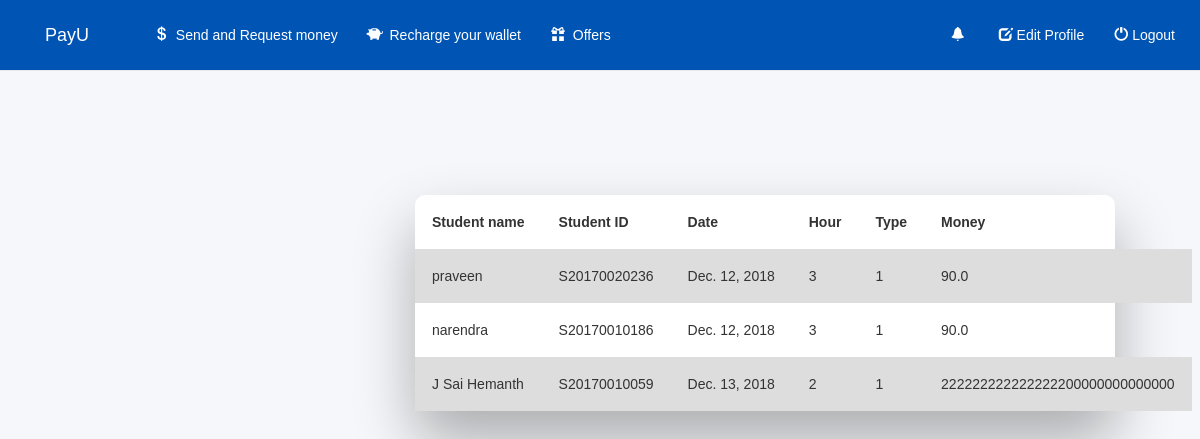
Screenshot of /cycleshare/all/ with the database file from the repository.
### cycleshare/models.py (models this page shows, shortened)
class Cycle(models.Model):
    toprofile = models.ForeignKey(Profile, on_delete = models.CASCADE, default="")
    fullname = models.CharField(max_length=100)
    student_ID = models.CharField(max_length=100)
    date = models.DateField(auto_now_add=True,null=True)
    hour = models.IntegerField(null =False, default=0)
    type = models.CharField(max_length=100,null=True)
    hour_sub = models.FloatField(null=True)

### cycleshare/views.py (the view)
# urls.py: url(r'all/', views.view, name="view"),
def view(request):
    b = Cycle.objects.all()
    return render(request,"cycleshare/all.html", {'form':b})

### cycleshare/templates/cycleshare/all.html (shortened to what this page needs)
<!DOCTYPE html>
<html lang="en">
<head>
{% load static from staticfiles %}
    <link rel="stylesheet" href="https://maxcdn.bootstrapcdn.com/bootstrap/3.3.7/css/bootstrap.min.css"/>
    <link rel="stylesheet" type="text/css" href="{% static 'style.css' %}"/>
</head>
<body>
  <nav class="navbar navbar-default navbar-fixed-top">
  <div class="container-fluid">
      <div class="navbar-header">
          <a class="navbar-brand" href="{% url 'dashboard:accounts' %}">PayU</a>
      </div>
      <div class="collapse navbar-collapse" id="topNavBar">
          <ul class="nav navbar-nav">
              <li class="">
                  <a href="{% url 'dashboard:payments' %}">
                      <span class="glyphicon glyphicon-usd" aria-hidden="true"></span>&nbsp;
                      Send and Request money
                  </a>
              </li>
              <li class="">
                  <a href="{% url 'recharge:recharge' %}">
                      <span class="glyphicon glyphicon-piggy-bank" aria-hidden="true"></span>&nbsp;
                      Recharge your wallet
                  </a>
              </li>
              <li class="">
                  <a href="{% url 'mess.offers' %}">
                      <span class="glyphicon glyphicon-gift" aria-hidden="true"></span>&nbsp;
                      Offers
                  </a>
              </li>
          </ul>
          <ul class="nav navbar-nav navbar-right">
              <li class="">
                  <a href="{%url 'trans:trans.many'%}">
                      <span class="glyphicon glyphicon-bell" aria-hidden="true"></span>&nbsp
                  </a>
              </li>
              <li class="">
                  <a href="{% url 'dashboard:edit_profile' %}">
                      <span class="glyphicon glyphicon-edit" aria-hidden="true"></span>&nbsp;Edit Profile
                  </a>
              </li>
              <li class="">
                  <a href="{% url 'dashboard:logout' %}">
                      <span class="glyphicon glyphicon-off" aria-hidden="true"></span>&nbsp;Logout
                  </a>
              </li>
          </ul>
      </div>
  </div>
</nav>
    <br><br><br><br>
<div class="booking"
<div class="wrapper fadeInDown">
  <div id="formContent">
<center>
<table>
  <tr>
       <th>Student name</th>
      <th>Student ID</th>
      <th>Date</th>
      <th>Hour</th>
      <th>Type</th>
      <th>Money</th>
  </tr>
{% for all in form %}
<tr><td>{{ all.fullname }}</td>
    <td>{{ all.student_ID }}</td>
    <td>{{all.date}} </td>
    <td>{{all.hour}}</td>
    <td>{{ all.type }}</td>
    <td>{{ all.hour_sub}}</td>
</tr>
    {% endfor %}
</table>
    </div>
</div>
</body>
</html>

### static/style.css (style rules this page uses)
body { background-color: #f5f7fa; font-family: 'Raleway', sans-serif; }
.navbar-default { border-radius: 0; background-color: #0055b4 !important; padding: 10px; padding-left: 30px; }
.navbar-default .navbar-brand { color:white; padding-right: 50px; }
.navbar-default .navbar-nav > li > a { color: white; }

### cycleshare/templates/cycleshare/all.html (style rules this page uses)
table { font-family: arial, sans-serif; border-collapse: collapse; width: 100%; }
td { white-space: nowrap; padding:17px; border-collapse: collapse; }
th { white-space: nowrap; padding: 17px; border-collapse: collapse; }
tr:nth-child(even) { background-color: #dddddd; }
.booking { margin:100px; margin-left:400px; margin-right:20px; padding:15px; }
#formContent { -webkit-border-radius: 10px 10px 10px 10px; border-radius: 10px 10px 10px 10px; background: #fff; padding: 30px; width: 150%; max-width: 700px; position: relative; padding: 0px; -webkit-box-shadow: 0 30px 60px 0 rgba(0,0,0,0.3); box-shadow: 0 30px 60px 0 rgba(0,0,0,0.3); text-align: center; }
body { background-color: #f5f7fa; }
.navbar-default { border-radius: 0; background-color: #0055b4 !important; padding: 10px; padding-left: 30px; }
.navbar-default .navbar-brand { color:white; padding-right: 50px; }
.navbar-default .navbar-nav > li > a { color: white; }

### rows the page displays
Cycle: fullname "praveen", student_ID "S20170020236", date "Dec. 12, 2018", hour "3", type "1", hour_sub "90.0"
Cycle: fullname "narendra", student_ID "S20170010186", date "Dec. 12, 2018", hour "3", type "1", hour_sub "90.0"
Cycle: fullname "J Sai Hemanth", student_ID "S20170010059", date "Dec. 13, 2018", hour "2", type "1", hour_sub "222222222222222200000000000000"
